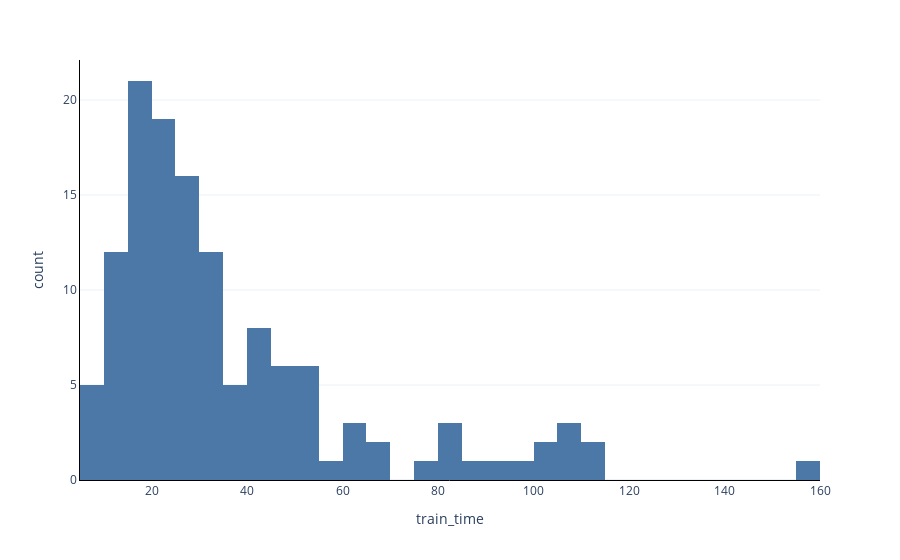

Write notebook code for a chart like this one.
### Code cell
px.histogram(df, x="train_time", nbins=2**6)

### Figure 1 — Plotly figure (JSON) as saved in the notebook; plotly's stock layout.template omitted (floating-point values rounded to 4 significant figures; data arrays with more than 128 entries replaced by an {"elided": "..."} marker saying what was removed)
{"data": [{"alignmentgroup": "True", "bingroup": "x", "hovertemplate": "train_time=%{x}<br>count=%{y}<extra></extra>", "legendgroup": "", "marker": {"color": "#4C78A8", "pattern": {"shape": ""}}, "name": "", "nbinsx": 64, "offsetgroup": "", "orientation": "v", "showlegend": false, "type": "histogram", "x": {"elided": "131 float values"}, "xaxis": "x", "yaxis": "y"}], "layout": {"autosize": true, "barmode": "relative", "legend": {"tracegroupgap": 0}, "margin": {"t": 60}, "xaxis": {"anchor": "y", "autorange": true, "domain": [0, 1], "range": [5, 160], "title": {"text": "train_time"}, "type": "linear"}, "yaxis": {"anchor": "x", "autorange": true, "domain": [0, 1], "range": [0, 22.11], "title": {"text": "count"}}}}
